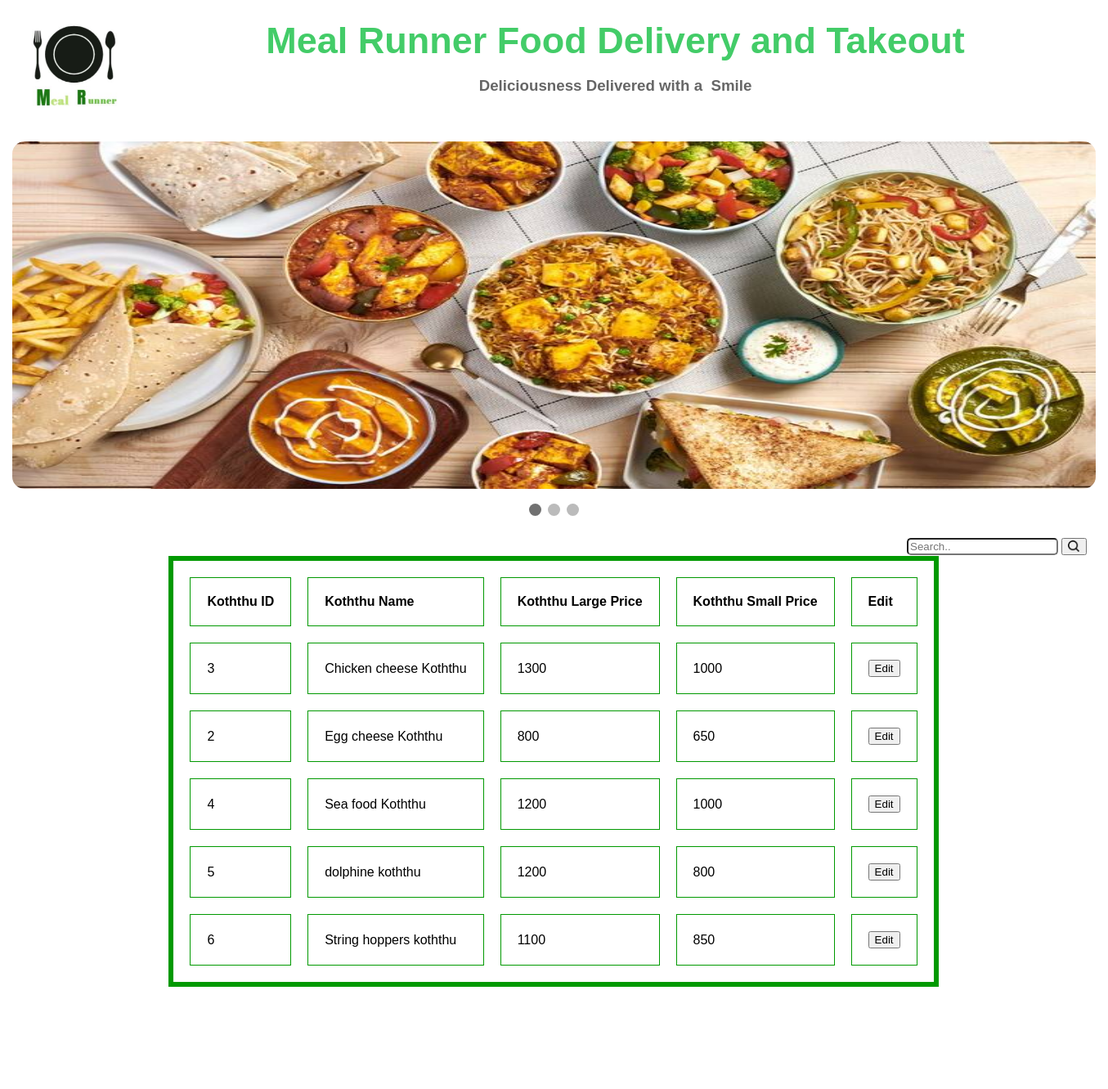
The app's page /koththu.php with its own data.
### tables this page shows
CREATE TABLE IF NOT EXISTS `koththu` (
  `K_id` int(11) NOT NULL AUTO_INCREMENT,
  `K_name` varchar(50) NOT NULL,
  `K_Lprice` int(11) NOT NULL,
  `K_Sprice` int(11) NOT NULL,
  PRIMARY KEY (`K_id`)
);

### koththu.php (the view, shortened to what this page needs)
<!DOCTYPE html PUBLIC "-//W3C//DTD XHTML 1.0 Transitional//EN" "http://www.w3.org/TR/xhtml1/DTD/xhtml1-transitional.dtd">
<html xmlns="http://www.w3.org/1999/xhtml">
<head><link rel="stylesheet" type="text/css" href="adminfood.css"/>
<link rel="stylesheet" href="https://cdnjs.cloudflare.com/ajax/libs/font-awesome/4.7.0/css/font-awesome.min.css">
</head>
<body>
	<div id="mai">
			<div id="logo">
             <img src="Backgrounds/478d7088-b22f-49a9-96ae-3f4aa470643a.jpeg" class="lg">
            </div>
			<div id="mainh">
            	   <div class="mainhsub">
					<p ><h2 id="topic">Meal Runner Food Delivery and Takeout</h2><br><h3 id="subtop">Deliciousness Delivered with a 					Smile</h3></p>
				  </div>
			</div>
       <div class="slideshow-container2">
            <div class="mySlides2 fade2">
              <img class="im" src="user home photo/a69dd445cc32cc3ad5184861561c1559.jpg" >
            </div>
	</div>
<br>
    <div style="text-align:center">
      <span class="dot"></span>
      <span class="dot"></span>
      <span class="dot"></span>
    </div>
            <div id="contl">
            	 <div id="bodytop">
     <div id="bodytopL">
     </div>
    <div id="bodytopR">
    <form action="">
    <table>
    <tr>
    <td>
      <input type="text" placeholder="Search.." name="search" class="srch">
      </td>
      <td>
      <button type="submit"><img src="Backgrounds/3031293.png" class="sim"></button>
      </td>
    </tr>
     </table>
    </form>
    </div>
    <div>
    <?php
	include"connect.php";
	$sql="SELECT * FROM koththu";
	$result=mysqli_query($conn,$sql);
	if(mysqli_num_rows($result)>0)
	{ echo'<table border="6" cellspacing="20" cellpadding="20" align="center" bordercolor="#009900" >
	<tr>
		<td><b>Koththu ID</b></td>
		<td><b>Koththu Name</b></td>
		<td><b>Koththu Large Price</b></td>
		<td><b>Koththu Small Price</b></td>
		<td><b>Edit</b></td>
	</tr>';
		while($row=mysqli_fetch_assoc($result))
		{
			 echo'<tr>'.'<td>'.$row['K_id'].'</td>'.'<td>'.$row['K_name'].'</td>'.'<td>'.$row['K_Lprice'].'</td><td>'.$row['K_Sprice'].'</td>'.'<td>'.'<button onclick="location.href='."'editkoththu.php ? Id=".$row['K_id']."'".'">Edit</button>'.'</td>'.'</tr>';
		}
		echo'</table>';
	}
?>
		<div id="ftr">
        </div>
        </div>
</body>
</html>

### adminfood.css (style rules this page uses)
body { background-color:; }
#mai { width:1325px; height:auto; background-color:white; margin:auto; border-radius: 10px; padding:0px; }
#logo { width:150px; height:150px; float:left; background-color:gray; }
#mainh { width:1175px; height:150px; float:left; background-color:#FFF; margin:auto; margin-bottom:15px; border-radius: 10px; }
.mainhsub { width:1175px; height:120px; float:left; background-color:#fff; margin:auto; font-family:"Trebuchet MS", Arial, Helvetica, sans-serif; color:Black; border-radius: 10px; }
#topic { padding-top:0px; margin:0px; text-align:center; font-size:45px; color:#43cc68; }
#subtop { padding-top:0px; margin:0px; text-align:center; color:#666; }
* { box-sizing: border-box; }
body { font-family: Verdana, sans-serif; }
.mySlides2 { display: none; }
img { vertical-align: middle; }
.slideshow-container2 { max-width: 1325px; position: relative; margin: auto; }
.dot { height: 15px; width: 15px; margin: 0 2px; background-color: #bbb; border-radius: 50%; display: inline-block; transition: background-color 0.6s ease; }
.active { background-color: #717171; }
.fade2 { animation-name: fade; animation-duration: 1.5s; }
.im { width:1325px; height:425px; border-radius: 15px; }
#contl { width:1300px; height:auto; background-color:#; margin-top:20px; margin-left:12px; float:left; }
#ftr { width:1325px; height:100px; background-color:#FFF; margin-top:25px; margin-bottom:25px; }
.sim { height:15px; width:15px; border-radius:5px; }
.srch { border-radius:5px; }
#bodytop { width:1300px; height:25px; background-color:; }
#bodytopL { width:1079px; height:25px; float:left; background-color:; }
#bodytopR { width:220px; height:25px; float:left; background:; }
.lg { height:150px; width:150px; }

### records on screen
koththu: K_id "3", K_name "Chicken cheese Koththu", K_Lprice "1300", K_Sprice "1000"
koththu: K_id "2", K_name "Egg cheese Koththu", K_Lprice "800", K_Sprice "650"
koththu: K_id "4", K_name "Sea food Koththu", K_Lprice "1200", K_Sprice "1000"
koththu: K_id "5", K_name "dolphine koththu", K_Lprice "1200", K_Sprice "800"
koththu: K_id "6", K_name "String hoppers koththu", K_Lprice "1100", K_Sprice "850"
